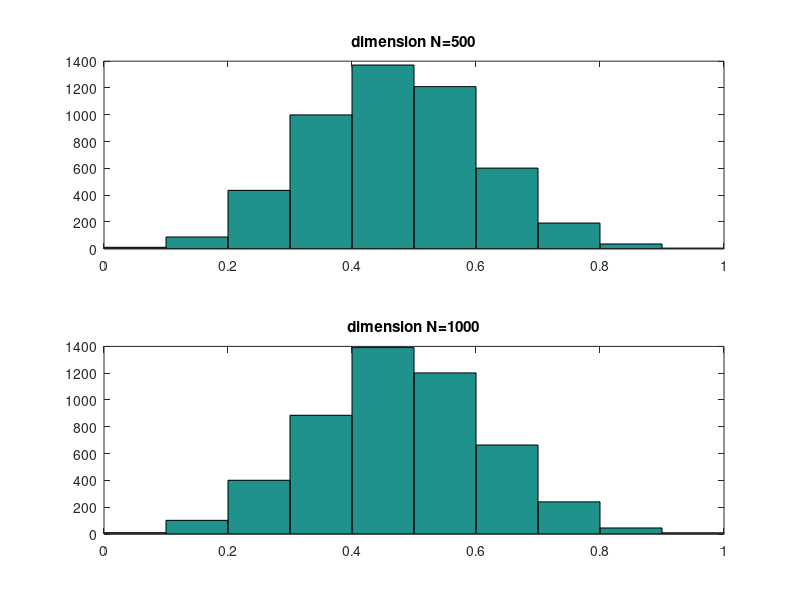
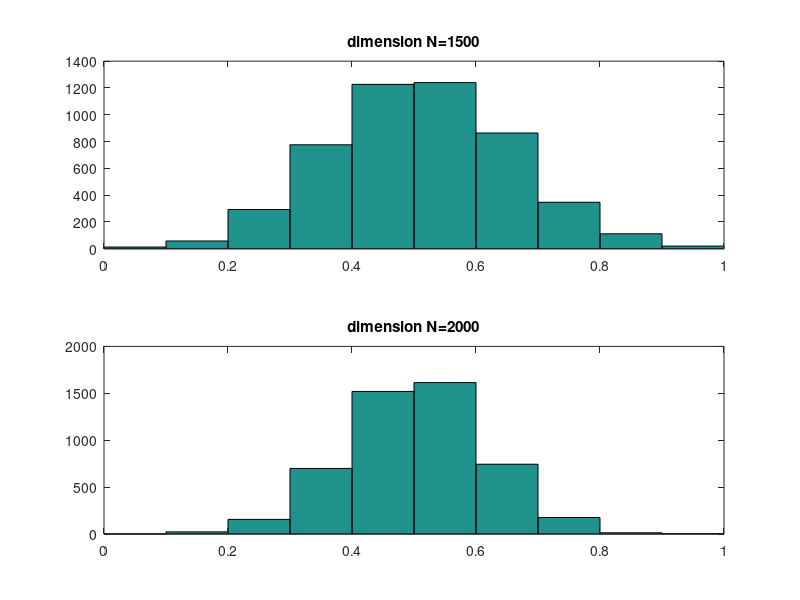
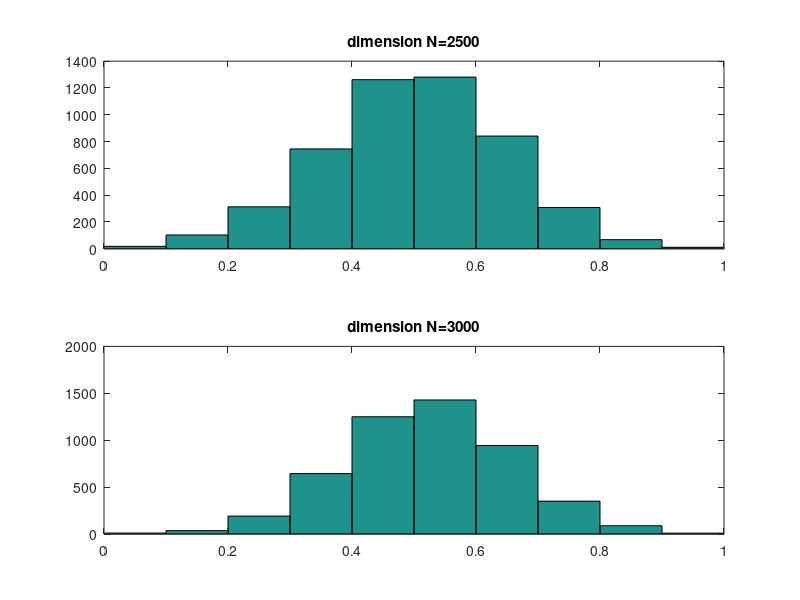
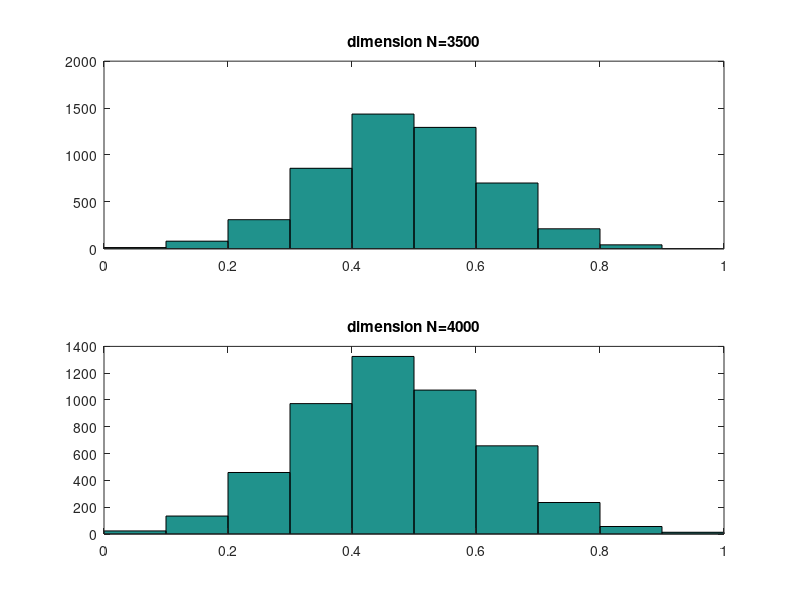

These figures' MATLAB source, in order: (Note: a time limit stopped this script after it produced the figures.)
clc;clear;
n = length(500:500:10000);
count = 1;
t = 1;
figure('position',[30 30 211 466])
string = 'Gaussian histogram of distance for different dimension_';
for i = 500:500:10000
    %M = rand(100,i)*100;
    M = mvnrnd(zeros(i,1),diag(ones(i,1)),100);
    D = pdist(M);
    stdD = (D - min(D))./(max(D)-min(D));
    subplot(2,1,t)
    hist(stdD);
    str = strcat('dimension N=',num2str(i));
    title(str);
    if t  == 2 
      
        saveas(gcf,strcat(string,num2str(count),'.png'));
        t = 1;
        clf;
    else
        t = t + 1;
    end
    count = count + 1;
end
